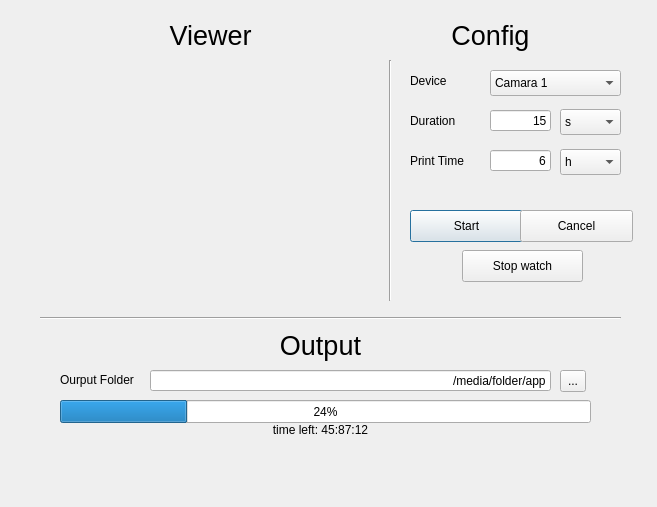
<?xml version="1.0" encoding="UTF-8"?>
<ui version="4.0">
 <class>SlowRecord</class>
 <widget class="QDialog" name="SlowRecord">
  <property name="windowModality">
   <enum>Qt::NonModal</enum>
  </property>
  <property name="geometry">
   <rect>
    <x>0</x>
    <y>0</y>
    <width>657</width>
    <height>507</height>
   </rect>
  </property>
  <property name="windowTitle">
   <string>Slow Recorder</string>
  </property>
  <widget class="QLabel" name="viewer_title">
   <property name="geometry">
    <rect>
     <x>120</x>
     <y>20</y>
     <width>181</width>
     <height>31</height>
    </rect>
   </property>
   <property name="font">
    <font>
     <pointsize>20</pointsize>
    </font>
   </property>
   <property name="text">
    <string>Viewer</string>
   </property>
   <property name="alignment">
    <set>Qt::AlignCenter</set>
   </property>
  </widget>
  <widget class="QLabel" name="config_title">
   <property name="geometry">
    <rect>
     <x>400</x>
     <y>20</y>
     <width>181</width>
     <height>31</height>
    </rect>
   </property>
   <property name="font">
    <font>
     <pointsize>20</pointsize>
    </font>
   </property>
   <property name="text">
    <string>Config</string>
   </property>
   <property name="alignment">
    <set>Qt::AlignCenter</set>
   </property>
  </widget>
  <widget class="Line" name="line">
   <property name="geometry">
    <rect>
     <x>380</x>
     <y>60</y>
     <width>21</width>
     <height>241</height>
    </rect>
   </property>
   <property name="orientation">
    <enum>Qt::Vertical</enum>
   </property>
  </widget>
  <widget class="QComboBox" name="camera_selector">
   <property name="geometry">
    <rect>
     <x>490</x>
     <y>70</y>
     <width>131</width>
     <height>26</height>
    </rect>
   </property>
   <item>
    <property name="text">
     <string>Camara 1</string>
    </property>
   </item>
   <item>
    <property name="text">
     <string>Camara 2</string>
    </property>
   </item>
  </widget>
  <widget class="QLabel" name="device_label">
   <property name="geometry">
    <rect>
     <x>410</x>
     <y>70</y>
     <width>60</width>
     <height>21</height>
    </rect>
   </property>
   <property name="text">
    <string>Device</string>
   </property>
  </widget>
  <widget class="QLabel" name="duration_label">
   <property name="geometry">
    <rect>
     <x>410</x>
     <y>110</y>
     <width>60</width>
     <height>21</height>
    </rect>
   </property>
   <property name="text">
    <string>Duration</string>
   </property>
  </widget>
  <widget class="QLabel" name="output_title">
   <property name="geometry">
    <rect>
     <x>230</x>
     <y>330</y>
     <width>181</width>
     <height>31</height>
    </rect>
   </property>
   <property name="font">
    <font>
     <pointsize>20</pointsize>
    </font>
   </property>
   <property name="text">
    <string>Output</string>
   </property>
   <property name="alignment">
    <set>Qt::AlignCenter</set>
   </property>
  </widget>
  <widget class="Line" name="line_2">
   <property name="geometry">
    <rect>
     <x>40</x>
     <y>310</y>
     <width>581</width>
     <height>16</height>
    </rect>
   </property>
   <property name="orientation">
    <enum>Qt::Horizontal</enum>
   </property>
  </widget>
  <widget class="QLineEdit" name="duration_input">
   <property name="geometry">
    <rect>
     <x>490</x>
     <y>110</y>
     <width>61</width>
     <height>21</height>
    </rect>
   </property>
   <property name="text">
    <string>15</string>
   </property>
   <property name="alignment">
    <set>Qt::AlignRight|Qt::AlignTrailing|Qt::AlignVCenter</set>
   </property>
  </widget>
  <widget class="QComboBox" name="duration_time_selector">
   <property name="geometry">
    <rect>
     <x>560</x>
     <y>109</y>
     <width>61</width>
     <height>26</height>
    </rect>
   </property>
   <property name="currentIndex">
    <number>2</number>
   </property>
   <item>
    <property name="text">
     <string>h</string>
    </property>
   </item>
   <item>
    <property name="text">
     <string>m</string>
    </property>
   </item>
   <item>
    <property name="text">
     <string>s</string>
    </property>
   </item>
  </widget>
  <widget class="QLineEdit" name="print_time_input">
   <property name="geometry">
    <rect>
     <x>490</x>
     <y>150</y>
     <width>61</width>
     <height>21</height>
    </rect>
   </property>
   <property name="text">
    <string>6</string>
   </property>
   <property name="alignment">
    <set>Qt::AlignRight|Qt::AlignTrailing|Qt::AlignVCenter</set>
   </property>
  </widget>
  <widget class="QComboBox" name="print_time_selector">
   <property name="geometry">
    <rect>
     <x>560</x>
     <y>149</y>
     <width>61</width>
     <height>26</height>
    </rect>
   </property>
   <item>
    <property name="text">
     <string>h</string>
    </property>
   </item>
   <item>
    <property name="text">
     <string>m</string>
    </property>
   </item>
   <item>
    <property name="text">
     <string>s</string>
    </property>
   </item>
  </widget>
  <widget class="QLabel" name="print_time_label">
   <property name="geometry">
    <rect>
     <x>410</x>
     <y>150</y>
     <width>71</width>
     <height>21</height>
    </rect>
   </property>
   <property name="text">
    <string>Print Time</string>
   </property>
  </widget>
  <widget class="QLabel" name="camera_viewer">
   <property name="geometry">
    <rect>
     <x>50</x>
     <y>60</y>
     <width>331</width>
     <height>241</height>
    </rect>
   </property>
   <property name="text">
    <string/>
   </property>
   <property name="pixmap">
    <pixmap>sample.png</pixmap>
   </property>
   <property name="scaledContents">
    <bool>true</bool>
   </property>
  </widget>
  <widget class="QLabel" name="output_folder_label">
   <property name="geometry">
    <rect>
     <x>60</x>
     <y>370</y>
     <width>101</width>
     <height>20</height>
    </rect>
   </property>
   <property name="text">
    <string>Ourput Folder</string>
   </property>
  </widget>
  <widget class="QLineEdit" name="output_folder_input">
   <property name="geometry">
    <rect>
     <x>150</x>
     <y>370</y>
     <width>401</width>
     <height>21</height>
    </rect>
   </property>
   <property name="text">
    <string>/media/folder/app</string>
   </property>
   <property name="alignment">
    <set>Qt::AlignRight|Qt::AlignTrailing|Qt::AlignVCenter</set>
   </property>
  </widget>
  <widget class="QToolButton" name="output_folder_tool">
   <property name="geometry">
    <rect>
     <x>560</x>
     <y>370</y>
     <width>26</width>
     <height>22</height>
    </rect>
   </property>
   <property name="text">
    <string>...</string>
   </property>
  </widget>
  <widget class="QPushButton" name="start_button">
   <property name="geometry">
    <rect>
     <x>410</x>
     <y>210</y>
     <width>113</width>
     <height>32</height>
    </rect>
   </property>
   <property name="text">
    <string>Start</string>
   </property>
  </widget>
  <widget class="QPushButton" name="cancel_button">
   <property name="geometry">
    <rect>
     <x>520</x>
     <y>210</y>
     <width>113</width>
     <height>32</height>
    </rect>
   </property>
   <property name="text">
    <string>Cancel</string>
   </property>
  </widget>
  <widget class="QProgressBar" name="progressBar">
   <property name="geometry">
    <rect>
     <x>60</x>
     <y>400</y>
     <width>531</width>
     <height>23</height>
    </rect>
   </property>
   <property name="value">
    <number>24</number>
   </property>
  </widget>
  <widget class="QLabel" name="output_folder_label_2">
   <property name="geometry">
    <rect>
     <x>240</x>
     <y>420</y>
     <width>161</width>
     <height>20</height>
    </rect>
   </property>
   <property name="text">
    <string>time left: 45:87:12</string>
   </property>
   <property name="alignment">
    <set>Qt::AlignCenter</set>
   </property>
  </widget>
  <widget class="QPushButton" name="stop_watch_button">
   <property name="geometry">
    <rect>
     <x>462</x>
     <y>250</y>
     <width>121</width>
     <height>32</height>
    </rect>
   </property>
   <property name="text">
    <string>Stop watch</string>
   </property>
  </widget>
 </widget>
 <resources/>
 <connections/>
</ui>
